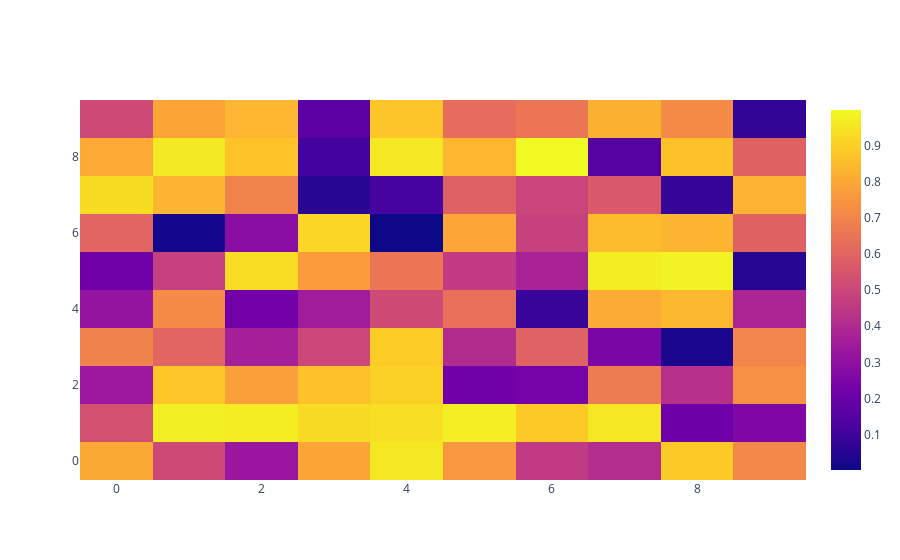

Write notebook code for a chart like this one.
### Code cell
#heatmap in plotly:
data= np.random.rand(10,10)

heatmap= go.Heatmap(z=data)
fig=go.Figure(data=[heatmap])
fig.show()
